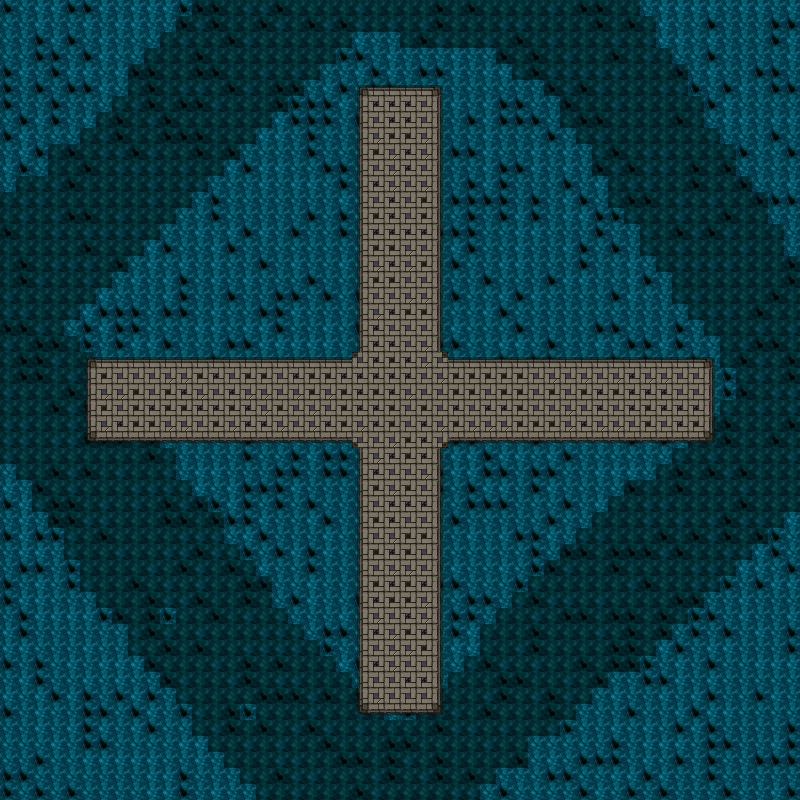

The image is a tile-based game level rendered from a .tmx file. Its description and source (layers, tilesets, objects; grid data summarised) follow:
An orthogonal 50x50 tile map with 16x16 px tiles, 2 tile layers (floor, breakable) and 13 objects (9x light, player1, player0, player3, player2).

<map version="1.0" orientation="orthogonal" renderorder="right-down" width="50" height="50" tilewidth="16" tileheight="16" nextobjectid="18">
 <properties>
  <property name="ambientLight" type="float" value="0.5" />
 </properties>
 <tileset firstgid="1" name="tiles" tilewidth="16" tileheight="16" tilecount="588" columns="49">
  <image source="tiles.png" width="798" height="192" />
 </tileset>
 <layer name="floor" width="50" height="50">
  <data>[2500 cells, 2500 non-empty, 8 distinct tile ids]</data>
 </layer>
 <layer name="breakable" width="50" height="50">
  <data>[2500 cells, 444 non-empty, 16 distinct tile ids]</data>
 </layer>
 <objectgroup name="Light">
  <object id="5" name="Light" type="light" x="256" y="528" width="16" height="16">
   <properties>
    <property name="distance" type="float" value="20" />
    <property name="rays" type="int" value="500" />
   </properties>
   <ellipse />
  </object>
  <object id="7" name="Light" type="light" x="256" y="288" width="16" height="16">
   <properties>
    <property name="distance" type="float" value="20" />
    <property name="rays" type="int" value="500" />
   </properties>
   <ellipse />
  </object>
  <object id="9" name="Light" type="light" x="528" y="528" width="16" height="16">
   <properties>
    <property name="distance" type="float" value="20" />
    <property name="rays" type="int" value="500" />
   </properties>
   <ellipse />
  </object>
  <object id="12" name="Light" type="light" x="528" y="288" width="16" height="16">
   <properties>
    <property name="distance" type="float" value="20" />
    <property name="rays" type="int" value="500" />
   </properties>
   <ellipse />
  </object>
  <object id="13" name="Light" type="light" x="400" y="384" width="16" height="16">
   <properties>
    <property name="distance" type="float" value="20" />
    <property name="rays" type="int" value="500" />
   </properties>
   <ellipse />
  </object>
  <object id="14" name="Light" type="light" x="0" y="0" width="16" height="16">
   <properties>
    <property name="distance" type="float" value="20" />
    <property name="rays" type="int" value="500" />
   </properties>
   <ellipse />
  </object>
  <object id="15" name="Light" type="light" x="784" y="0" width="16" height="16">
   <properties>
    <property name="distance" type="float" value="20" />
    <property name="rays" type="int" value="500" />
   </properties>
   <ellipse />
  </object>
  <object id="16" name="Light" type="light" x="784" y="784" width="16" height="16">
   <properties>
    <property name="distance" type="float" value="20" />
    <property name="rays" type="int" value="500" />
   </properties>
   <ellipse />
  </object>
  <object id="17" name="Light" type="light" x="0" y="784" width="16" height="16">
   <properties>
    <property name="distance" type="float" value="20" />
    <property name="rays" type="int" value="500" />
   </properties>
   <ellipse />
  </object>
 </objectgroup>
 <objectgroup name="Player">
  <object id="1" name="Player" type="player1" x="464" y="320" width="16" height="16">
   <properties>
    <property name="angle" type="float" value="135" />
   </properties>
   <ellipse />
  </object>
  <object id="2" name="Player" type="player0" x="320" y="320" width="16" height="16">
   <properties>
    <property name="angle" type="float" value="235" />
   </properties>
   <ellipse />
  </object>
  <object id="3" name="Player" type="player3" x="320" y="464" width="16" height="16">
   <properties>
    <property name="angle" type="float" value="-45" />
   </properties>
   <ellipse />
  </object>
  <object id="4" name="Player" type="player2" x="464" y="464" width="16" height="16">
   <properties>
    <property name="angle" type="float" value="45" />
   </properties>
   <ellipse />
  </object>
 </objectgroup>
</map>
